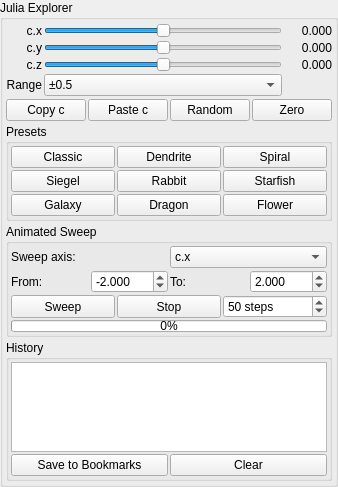
               <widget class="QGroupBox" name="groupBox_julia_explorer">
                <property name="title">
                 <string>Julia Explorer</string>
                </property>
                <layout class="QVBoxLayout" name="layout_julia_explorer">
                 <property name="spacing"><number>3</number></property>
                 <property name="leftMargin"><number>3</number></property>
                 <property name="topMargin"><number>3</number></property>
                 <property name="rightMargin"><number>3</number></property>
                 <property name="bottomMargin"><number>3</number></property>
                 
                 <item>
                  <layout class="QGridLayout" name="gridLayout_julia_sliders">
                   <property name="spacing"><number>2</number></property>
                   <item row="0" column="0">
                    <widget class="QLabel" name="label_julia_slider_cx">
                     <property name="text"><string>c.x</string></property>
                     <property name="alignment"><set>Qt::AlignRight|Qt::AlignVCenter</set></property>
                    </widget>
                   </item>
                   <item row="0" column="1">
                    <widget class="QSlider" name="jslider_julia_cx">
                     <property name="minimum"><number>-2000</number></property>
                     <property name="maximum"><number>2000</number></property>
                     <property name="orientation"><enum>Qt::Horizontal</enum></property>
                     <property name="toolTip"><string>Drag to adjust Julia c.x</string></property>
                    </widget>
                   </item>
                   <item row="0" column="2">
                    <widget class="QLabel" name="label_julia_cx_value">
                     <property name="text"><string>0.000</string></property>
                     <property name="minimumSize"><size><width>48</width><height>0</height></size></property>
                     <property name="alignment"><set>Qt::AlignRight|Qt::AlignVCenter</set></property>
                    </widget>
                   </item>
                   <item row="1" column="0">
                    <widget class="QLabel" name="label_julia_slider_cy">
                     <property name="text"><string>c.y</string></property>
                     <property name="alignment"><set>Qt::AlignRight|Qt::AlignVCenter</set></property>
                    </widget>
                   </item>
                   <item row="1" column="1">
                    <widget class="QSlider" name="jslider_julia_cy">
                     <property name="minimum"><number>-2000</number></property>
                     <property name="maximum"><number>2000</number></property>
                     <property name="orientation"><enum>Qt::Horizontal</enum></property>
                     <property name="toolTip"><string>Drag to adjust Julia c.y</string></property>
                    </widget>
                   </item>
                   <item row="1" column="2">
                    <widget class="QLabel" name="label_julia_cy_value">
                     <property name="text"><string>0.000</string></property>
                     <property name="minimumSize"><size><width>48</width><height>0</height></size></property>
                     <property name="alignment"><set>Qt::AlignRight|Qt::AlignVCenter</set></property>
                    </widget>
                   </item>
                   <item row="2" column="0">
                    <widget class="QLabel" name="label_julia_slider_cz">
                     <property name="text"><string>c.z</string></property>
                     <property name="alignment"><set>Qt::AlignRight|Qt::AlignVCenter</set></property>
                    </widget>
                   </item>
                   <item row="2" column="1">
                    <widget class="QSlider" name="jslider_julia_cz">
                     <property name="minimum"><number>-2000</number></property>
                     <property name="maximum"><number>2000</number></property>
                     <property name="orientation"><enum>Qt::Horizontal</enum></property>
                     <property name="toolTip"><string>Drag to adjust Julia c.z</string></property>
                    </widget>
                   </item>
                   <item row="2" column="2">
                    <widget class="QLabel" name="label_julia_cz_value">
                     <property name="text"><string>0.000</string></property>
                     <property name="minimumSize"><size><width>48</width><height>0</height></size></property>
                     <property name="alignment"><set>Qt::AlignRight|Qt::AlignVCenter</set></property>
                    </widget>
                   </item>
                   <item row="3" column="0">
                    <widget class="QLabel" name="label_julia_range">
                     <property name="text"><string>Range</string></property>
                     <property name="alignment"><set>Qt::AlignRight|Qt::AlignVCenter</set></property>
                    </widget>
                   </item>
                   <item row="3" column="1">
                    <widget class="QComboBox" name="comboBox_julia_range">
                     <property name="toolTip"><string>Range of Julia c sliders</string></property>
                     <item><property name="text"><string>±0.5</string></property></item>
                     <item><property name="text"><string>±1.0</string></property></item>
                     <item><property name="text"><string>±2.0</string></property></item>
                     <item><property name="text"><string>±5.0</string></property></item>
                     <item><property name="text"><string>±10.0</string></property></item>
                    </widget>
                   </item>
                  </layout>
                 </item>
                 
                 <item>
                  <layout class="QHBoxLayout" name="layout_julia_actions">
                   <property name="spacing"><number>2</number></property>
                   <item>
                    <widget class="QPushButton" name="pushButton_julia_copy">
                     <property name="text"><string>Copy c</string></property>
                     <property name="toolTip"><string>Copy Julia constant to clipboard</string></property>
                     <property name="maximumSize"><size><width>16777215</width><height>24</height></size></property>
                    </widget>
                   </item>
                   <item>
                    <widget class="QPushButton" name="pushButton_julia_paste">
                     <property name="text"><string>Paste c</string></property>
                     <property name="toolTip"><string>Paste Julia constant from clipboard</string></property>
                     <property name="maximumSize"><size><width>16777215</width><height>24</height></size></property>
                    </widget>
                   </item>
                   <item>
                    <widget class="QPushButton" name="pushButton_julia_random">
                     <property name="text"><string>Random</string></property>
                     <property name="toolTip"><string>Generate random Julia constant</string></property>
                     <property name="maximumSize"><size><width>16777215</width><height>24</height></size></property>
                    </widget>
                   </item>
                   <item>
                    <widget class="QPushButton" name="pushButton_julia_zero">
                     <property name="text"><string>Zero</string></property>
                     <property name="toolTip"><string>Reset Julia constant to (0, 0, 0)</string></property>
                     <property name="maximumSize"><size><width>16777215</width><height>24</height></size></property>
                    </widget>
                   </item>
                  </layout>
                 </item>
                 
                 <item>
                  <widget class="QGroupBox" name="groupBox_julia_presets">
                   <property name="title"><string>Presets</string></property>
                   <layout class="QGridLayout" name="gridLayout_julia_presets">
                    <property name="spacing"><number>2</number></property>
                    <property name="leftMargin"><number>2</number></property>
                    <property name="topMargin"><number>2</number></property>
                    <property name="rightMargin"><number>2</number></property>
                    <property name="bottomMargin"><number>2</number></property>
                    <item row="0" column="0">
                     <widget class="QPushButton" name="pushButton_julia_preset_1">
                      <property name="text"><string>Classic</string></property>
                      <property name="toolTip"><string>c = (0.285, 0.01, 0.0)</string></property>
                      <property name="maximumSize"><size><width>16777215</width><height>22</height></size></property>
                     </widget>
                    </item>
                    <item row="0" column="1">
                     <widget class="QPushButton" name="pushButton_julia_preset_2">
                      <property name="text"><string>Dendrite</string></property>
                      <property name="toolTip"><string>c = (0.0, 1.0, 0.0)</string></property>
                      <property name="maximumSize"><size><width>16777215</width><height>22</height></size></property>
                     </widget>
                    </item>
                    <item row="0" column="2">
                     <widget class="QPushButton" name="pushButton_julia_preset_3">
                      <property name="text"><string>Spiral</string></property>
                      <property name="toolTip"><string>c = (-0.4, 0.6, 0.0)</string></property>
                      <property name="maximumSize"><size><width>16777215</width><height>22</height></size></property>
                     </widget>
                    </item>
                    <item row="1" column="0">
                     <widget class="QPushButton" name="pushButton_julia_preset_4">
                      <property name="text"><string>Siegel</string></property>
                      <property name="toolTip"><string>c = (-0.391, -0.587, 0.0)</string></property>
                      <property name="maximumSize"><size><width>16777215</width><height>22</height></size></property>
                     </widget>
                    </item>
                    <item row="1" column="1">
                     <widget class="QPushButton" name="pushButton_julia_preset_5">
                      <property name="text"><string>Rabbit</string></property>
                      <property name="toolTip"><string>c = (-0.123, 0.745, 0.0)</string></property>
                      <property name="maximumSize"><size><width>16777215</width><height>22</height></size></property>
                     </widget>
                    </item>
                    <item row="1" column="2">
                     <widget class="QPushButton" name="pushButton_julia_preset_6">
                      <property name="text"><string>Starfish</string></property>
                      <property name="toolTip"><string>c = (-0.75, 0.15, 0.2)</string></property>
                      <property name="maximumSize"><size><width>16777215</width><height>22</height></size></property>
                     </widget>
                    </item>
                    <item row="2" column="0">
                     <widget class="QPushButton" name="pushButton_julia_preset_7">
                      <property name="text"><string>Galaxy</string></property>
                      <property name="toolTip"><string>c = (0.355, 0.355, 0.355)</string></property>
                      <property name="maximumSize"><size><width>16777215</width><height>22</height></size></property>
                     </widget>
                    </item>
                    <item row="2" column="1">
                     <widget class="QPushButton" name="pushButton_julia_preset_8">
                      <property name="text"><string>Dragon</string></property>
                      <property name="toolTip"><string>c = (0.36, 0.1, -0.3)</string></property>
                      <property name="maximumSize"><size><width>16777215</width><height>22</height></size></property>
                     </widget>
                    </item>
                    <item row="2" column="2">
                     <widget class="QPushButton" name="pushButton_julia_preset_9">
                      <property name="text"><string>Flower</string></property>
                      <property name="toolTip"><string>c = (-0.5, 0.0, 0.5)</string></property>
                      <property name="maximumSize"><size><width>16777215</width><height>22</height></size></property>
                     </widget>
                    </item>
                   </layout>
                  </widget>
                 </item>
                 
                 <item>
                  <widget class="QGroupBox" name="groupBox_julia_sweep">
                   <property name="title"><string>Animated Sweep</string></property>
                   <layout class="QVBoxLayout" name="layout_julia_sweep">
                    <property name="spacing"><number>2</number></property>
                    <property name="leftMargin"><number>2</number></property>
                    <property name="topMargin"><number>2</number></property>
                    <property name="rightMargin"><number>2</number></property>
                    <property name="bottomMargin"><number>2</number></property>
                    <item>
                     <layout class="QHBoxLayout" name="layout_sweep_axis">
                      <item>
                       <widget class="QLabel" name="label_sweep_axis">
                        <property name="text"><string>Sweep axis:</string></property>
                       </widget>
                      </item>
                      <item>
                       <widget class="QComboBox" name="comboBox_julia_sweep_axis">
                        <item><property name="text"><string>c.x</string></property></item>
                        <item><property name="text"><string>c.y</string></property></item>
                        <item><property name="text"><string>c.z</string></property></item>
                        <item><property name="text"><string>All (spiral)</string></property></item>
                       </widget>
                      </item>
                     </layout>
                    </item>
                    <item>
                     <layout class="QHBoxLayout" name="layout_sweep_range">
                      <item>
                       <widget class="QLabel" name="label_sweep_from">
                        <property name="text"><string>From:</string></property>
                       </widget>
                      </item>
                      <item>
                       <widget class="QDoubleSpinBox" name="spinBox_julia_sweep_from">
                        <property name="minimum"><double>-10.000000</double></property>
                        <property name="maximum"><double>10.000000</double></property>
                        <property name="value"><double>-2.000000</double></property>
                        <property name="decimals"><number>3</number></property>
                        <property name="singleStep"><double>0.100000</double></property>
                       </widget>
                      </item>
                      <item>
                       <widget class="QLabel" name="label_sweep_to">
                        <property name="text"><string>To:</string></property>
                       </widget>
                      </item>
                      <item>
                       <widget class="QDoubleSpinBox" name="spinBox_julia_sweep_to">
                        <property name="minimum"><double>-10.000000</double></property>
                        <property name="maximum"><double>10.000000</double></property>
                        <property name="value"><double>2.000000</double></property>
                        <property name="decimals"><number>3</number></property>
                        <property name="singleStep"><double>0.100000</double></property>
                       </widget>
                      </item>
                     </layout>
                    </item>
                    <item>
                     <layout class="QHBoxLayout" name="layout_sweep_controls">
                      <property name="spacing"><number>2</number></property>
                      <item>
                       <widget class="QPushButton" name="pushButton_julia_sweep_start">
                        <property name="text"><string>Sweep</string></property>
                        <property name="toolTip"><string>Animate through Julia c-space</string></property>
                        <property name="maximumSize"><size><width>16777215</width><height>24</height></size></property>
                       </widget>
                      </item>
                      <item>
                       <widget class="QPushButton" name="pushButton_julia_sweep_stop">
                        <property name="text"><string>Stop</string></property>
                        <property name="toolTip"><string>Stop the current sweep</string></property>
                        <property name="maximumSize"><size><width>16777215</width><height>24</height></size></property>
                       </widget>
                      </item>
                      <item>
                       <widget class="QSpinBox" name="spinBox_julia_sweep_steps">
                        <property name="minimum"><number>5</number></property>
                        <property name="maximum"><number>1000</number></property>
                        <property name="value"><number>50</number></property>
                        <property name="toolTip"><string>Number of steps in sweep</string></property>
                        <property name="suffix"><string> steps</string></property>
                       </widget>
                      </item>
                     </layout>
                    </item>
                    <item>
                     <widget class="QProgressBar" name="progressBar_julia_sweep">
                      <property name="value"><number>0</number></property>
                      <property name="maximumSize"><size><width>16777215</width><height>12</height></size></property>
                     </widget>
                    </item>
                   </layout>
                  </widget>
                 </item>
                 
                 <item>
                  <widget class="QGroupBox" name="groupBox_julia_history">
                   <property name="title"><string>History</string></property>
                   <layout class="QVBoxLayout" name="layout_julia_history">
                    <property name="spacing"><number>2</number></property>
                    <property name="leftMargin"><number>2</number></property>
                    <property name="topMargin"><number>2</number></property>
                    <property name="rightMargin"><number>2</number></property>
                    <property name="bottomMargin"><number>2</number></property>
                    <item>
                     <widget class="QListWidget" name="listWidget_julia_history">
                      <property name="maximumSize"><size><width>16777215</width><height>90</height></size></property>
                      <property name="toolTip"><string>Recent Julia constants — double-click to apply</string></property>
                     </widget>
                    </item>
                    <item>
                     <layout class="QHBoxLayout" name="layout_julia_history_buttons">
                      <property name="spacing"><number>2</number></property>
                      <item>
                       <widget class="QPushButton" name="pushButton_julia_history_save">
                        <property name="text"><string>Save to Bookmarks</string></property>
                        <property name="toolTip"><string>Save selected Julia constant as bookmark</string></property>
                        <property name="maximumSize"><size><width>16777215</width><height>24</height></size></property>
                       </widget>
                      </item>
                      <item>
                       <widget class="QPushButton" name="pushButton_julia_history_clear">
                        <property name="text"><string>Clear</string></property>
                        <property name="toolTip"><string>Clear Julia history</string></property>
                        <property name="maximumSize"><size><width>16777215</width><height>24</height></size></property>
                       </widget>
                      </item>
                     </layout>
                    </item>
                   </layout>
                  </widget>
                 </item>
                </layout>
               </widget>
